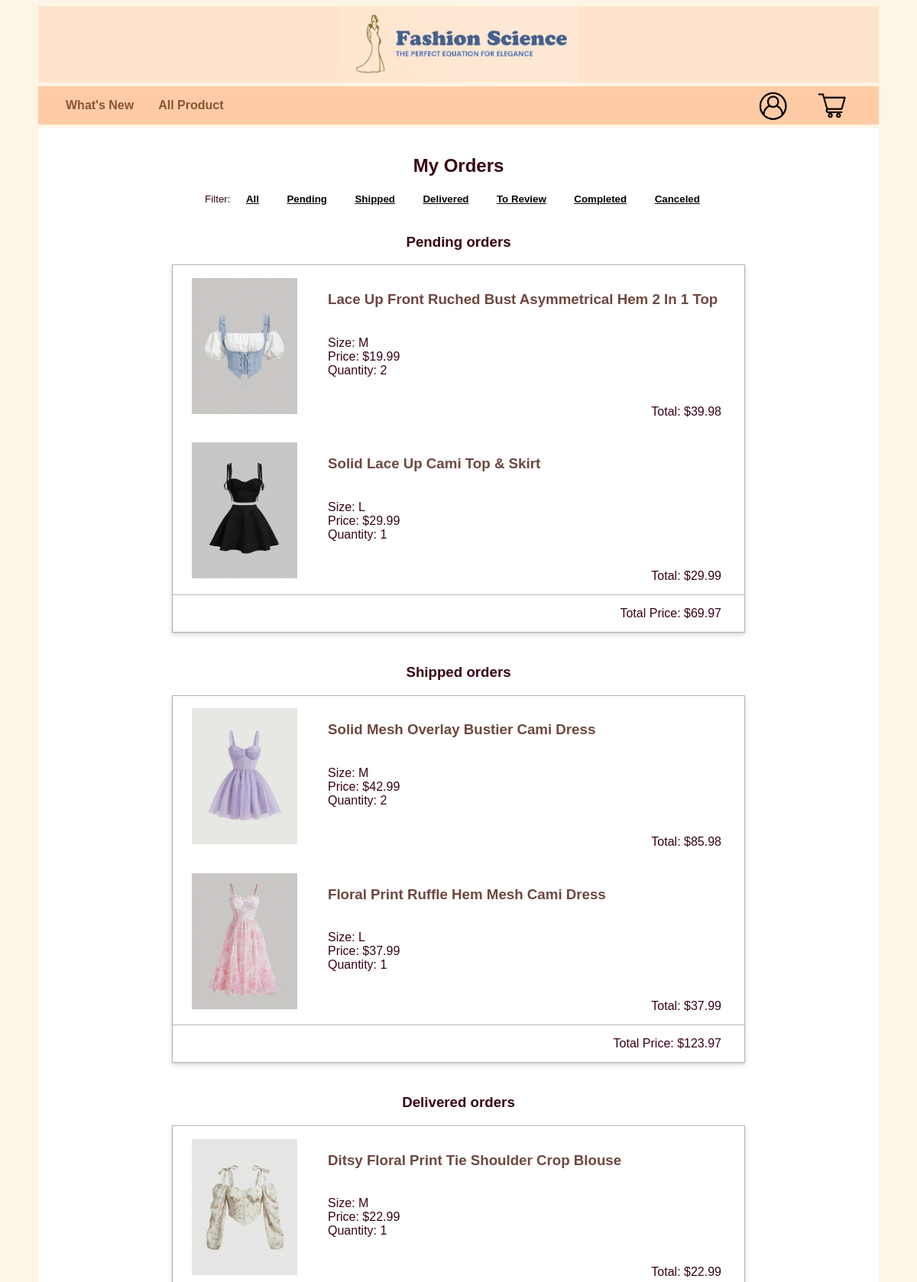
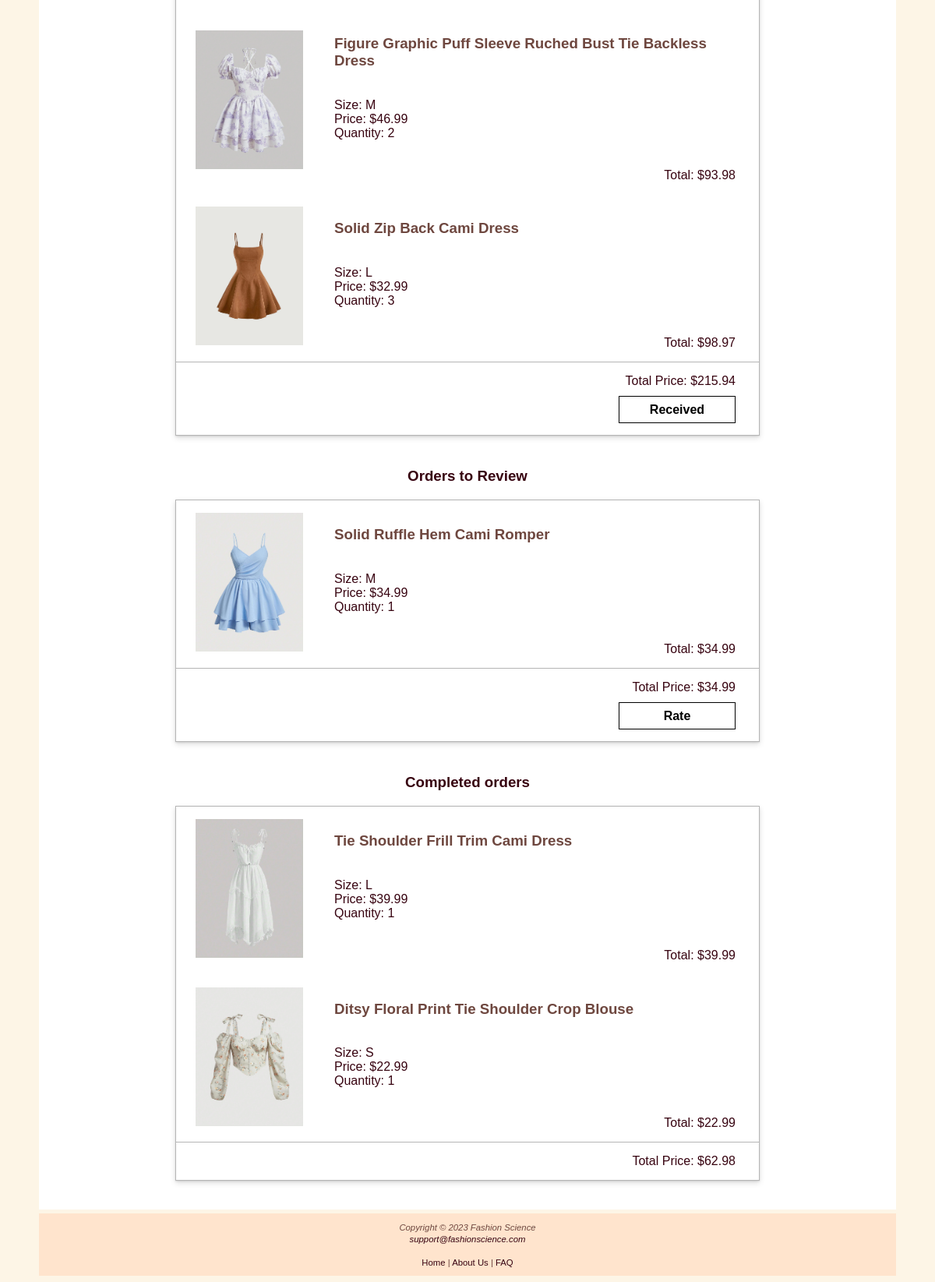
The page /myorders.php (signed in) on the database its author committed (2 pictures, top to bottom).
### tables this page shows
CREATE TABLE OrderItems (
    OrderItemID INT PRIMARY KEY AUTO_INCREMENT,
    OrderID INT NOT NULL,
    ProductID INT NOT NULL,
    Quantity INT NOT NULL,
    Price DECIMAL(10, 2) NOT NULL,
    Size VARCHAR(5)
);

CREATE TABLE Products (
    ProductID INT PRIMARY KEY AUTO_INCREMENT,
    ProductName VARCHAR(100) NOT NULL,
    Description TEXT,
    Price DECIMAL(10, 2) NOT NULL,
    CategoryID INT NOT NULL,
    LengthID INT,
    SleeveLengthID INT,
    StockQuantity INT NOT NULL,
    ImageURL VARCHAR(255)
);

### myorders.php (the view, shortened to what this page needs)
<!DOCTYPE html>
<html lang="en">
<head>
<link rel="stylesheet" href="styling.css">
</head>
<body>
    <div id="wrapper">
        <header>
            <a href="index.php"><img src="logo.jpg" height="100" width="311"></a>
        </header>
        <nav>
        <div id="left-nav">
                <a class="active" href="index.php">What's New</a>
                <a href="product_page.php">All Product</a>
            </div>
            <div id="right-nav">
                <img src="login.jpg" id="profile-icon" onclick="showDropdown()" width="46" height="40">
                <img src="shopping-cart.jpg" onclick="showCart()" width="48" height="40">
            </div>
        </nav>
        <div id="content">
            <h2>My Orders</h2>
            <div class="navigation">
                <small>Filter:</small>
                <button class="filter-button" id="all-button" data-filter="all">All</button>
                <button class="filter-button" id="pending-button" data-filter="pending">Pending</button>
                <button class="filter-button" id="shipped-button" data-filter="shipped">Shipped</button>
                <button class="filter-button" id="delivered-button" data-filter="delivered">Delivered</button>
                <button class="filter-button" id="to-review-button" data-filter="review">To Review</button>
                <button class="filter-button" id="completed-button" data-filter="completed">Completed</button>
                <button class="filter-button" id="canceled-orders-button" data-filter="canceled">Canceled</button>
            </div>
            <br>
            <div id="table-container">
                <?php
                    if (isset($_SESSION['email'])) {
                        $db = new mysqli(DB_SERVER, DB_USER, DB_PASS, DB_NAME);
                        $email = $_SESSION['email'];
                        $statuses = array("Pending", "Shipped", "Delivered", "Review", "Completed", "Canceled");
                        foreach ($statuses as $status) {
                            $sql = "SELECT I.OrderItemID, I.ProductID, P.ImageURL, P.ProductName, I.Size, I.Price, I.Quantity, O.Status, O.TotalAmount, O.OrderDate, O.OrderID FROM OrderItems I
                                    JOIN Products P ON I.ProductID = P.ProductID
                                    JOIN Orders O ON I.OrderID = O.OrderID
                                    JOIN Users U ON O.UserID = U.UserID
                                    WHERE U.Email = '$email' AND O.Status = '$status'";
                            $result = $db->query($sql);
                            if ($result->num_rows > 0) {
                                echo '<div class="order-table" id="' . strtolower($status) . '-orders">';
                                echo "<h3>" . ($status === 'Review' ? "Orders to Review" : "$status orders") . "</h3>";
                                echo '<table>';
                                $totalPrice = 0;
                                $currentDate = new DateTime();
                                while ($row = $result->fetch_assoc()) {
                                    echo '<tr>';
                                    echo '<td><a href="product.php?id=' . $row['ProductID'] . '"><img src="' . $row['ImageURL'] . '" alt="Product Image"></a></td>';
                                    echo '<td><h3><a href="product.php?id=' . $row['ProductID'] . '">' . $row['ProductName'] . '</a></h3><br>';
                                    echo 'Size: ' . $row['Size'] . '<br>';
                                    echo 'Price: $<span class="item-price">' . $row['Price'] . '</span><br>';
                                    echo 'Quantity: <span class="quantity">' . $row['Quantity'] . '</span><br><br><br><br>';
                                    echo '<span class="item-total">Total: $' . ($row['Price'] * $row['Quantity']) . '</span></td>';
                                    echo '</tr>';
                                    $totalPrice += ($row['Price'] * $row['Quantity']);
                                    $OrderDate = new DateTime($row['OrderDate']);
                                }
                                echo '<tr><td colspan="3">Total Price: $<span class="total-price">' . $totalPrice . '</span>';
                                if ($status === 'Delivered') {
                                    echo '<br><button class="manage-order-button" id="received-button">Received</button>';
                                } elseif ($status === 'Review') {
                                    echo '<br><button  class="manage-order-button" id="rate-button">Rate</button>';
                                } elseif ($status === 'Pending' && ($currentDate->getTimestamp() - $OrderDate->getTimestamp()) < (24 * 3600)) {
                                    echo '<br><button  class="manage-order-button" id="cancel-button">Cancel</button>';
                                }
                                echo '</td></tr></table>';
                                echo '<br><br></div>';
                            } else {
                                echo '<div style="display:none" class="no-orders" id="no-' . strtolower($status) . '-msg">';
                                echo "<br><h3>You have no " . ($status === 'Review' ? "orders to review" : strtolower($status) . " orders") . "</h3><br><br></div>";
                            }
                        }
                    }
                    ?>
            </div>
        </div>
        <footer>
            <small>
                <i>
                Copyright &copy; 2023 Fashion Science<br>
                <a href="mailto:support@fashionscience.com">support@fashionscience.com</a>
                <br><br>
                </i>
                <a href="index.php">Home</a> | <a href="about_us.php">About Us</a> | <a href="faq.php">FAQ</a>
            </small>
        </footer>
    </div>
</body>
</html>

### styling.css (style rules this page uses)
body { font-family: Verdana, Arial, sans-serif; background-color: #fdf5e6; }
header { background-color: #FFE4CD; height: 100px; }
#wrapper { background-color: #fdf5e6; color: #6E473F; width: 1100px; margin: auto; text-align: center; }
nav { background-color: #ffcba4; color: #c1885d; width: 1100px; margin: auto; align-items: center; margin-top: 5px; height: 50px; display: flex; justify-content: space-between; font-weight: bold; position: sticky; top: 0; z-index: 2; }
nav a { margin: 14px 16px; text-decoration: none; color: #875631; float: left; position: relative; }
#left-nav a::after { content: ""; position: absolute; left: 0; right: 0; bottom: -8px; background: #875631; height: 3px; transform: scaleX(0); transform-origin: 50%; transition: transform 0.3s; }
#left-nav { margin-left: 20px; }
#right-nav { margin-right: 20px; display: flex; position: relative; }
#right-nav img { cursor: pointer; margin: 14px 16px; }
#content { background-color: #ffffff; color: #370310; width: 1100px; margin-top: 5px; margin-bottom: 5px; text-align: center; padding-top: 15px; padding-bottom: 15px; }
#content img { margin: 0 10px; }
footer { background-color: #FFE4CD; width: 1100px; font-size: 85%; text-align: center; padding-top: 10px; padding-bottom: 10px; }
footer a { color: #370310; text-decoration: none; }

### myorders.php (style rules this page uses)
button { cursor: pointer; font-weight: bold; }
.navigation button { background: none; border: none; text-decoration: underline; margin: 0 10px; }
#table-container { text-align: center; }
#table-container img { width: 138px; height: 178px; }
#table-container table { border-collapse: collapse; display: inline-block; border: 1px solid #b5b5b5; text-align: left; width: 750px; box-shadow: 0 3px 7px 0 rgba(0, 0, 0, .13), 0 1px 2px 0 rgba(0, 0, 0, .11); }
#table-container table td { padding: 15px; }
#table-container table td:nth-child(2) { width: 532px; padding: 15px 30px 15px 15px; position: relative; }
#table-container table tr:last-child td { border-top: 1px solid #b5b5b5; text-align: right; padding-right: 30px; }
#table-container a { text-decoration: none; color: #6E473F; }
.item-total { position: absolute; bottom: 0; right: 0; padding: 15px 30px; }
.manage-order-button { background: none; margin-top: 10px; font-size: medium; padding: 3px; width: 150px; height: 35px; border: 1px solid #000; }

### rows shown on the page
orderitems: ProductID.ImageURL (picture), ProductID.ProductName "Lace Up Front Ruched Bust Asymmetrical Hem 2 In 1 Top", Size "M", Price "19.99", Quantity "2", $row['Price'] * $row['Quantity'] "39.98"
orderitems: ProductID.ImageURL (picture), ProductID.ProductName "Solid Lace Up Cami Top & Skirt", Size "L", Price "29.99", Quantity "1", $row['Price']*$row['Quantity'] "29.99"
orderitems: ProductID.ImageURL (picture), ProductID.ProductName "Solid Mesh Overlay Bustier Cami Dress", Size "M", Price "42.99", Quantity "2", $row['Price'] * $row['Quantity'] "85.98"
orderitems: ProductID.ImageURL (picture), ProductID.ProductName "Floral Print Ruffle Hem Mesh Cami Dress", Size "L", Price "37.99", Quantity "1", $row['Price']*$row['Quantity'] "37.99"
orderitems: ProductID.ImageURL (picture), ProductID.ProductName "Ditsy Floral Print Tie Shoulder Crop Blouse", Size "M", Price "22.99", Quantity "1", $row['Price']*$row['Quantity'] "22.99"
orderitems: ProductID.ImageURL (picture), ProductID.ProductName "Figure Graphic Puff Sleeve Ruched Bust Tie Backless Dress", Size "M", Price "46.99", Quantity "2", $row['Price'] * $row['Quantity'] "93.98"
orderitems: ProductID.ImageURL (picture), ProductID.ProductName "Solid Zip Back Cami Dress", Size "L", Price "32.99", Quantity "3", $row['Price'] * $row['Quantity'] "98.97"
orderitems: ProductID.ImageURL (picture), ProductID.ProductName "Solid Ruffle Hem Cami Romper", Size "M", Price "34.99", Quantity "1", $row['Price']*$row['Quantity'] "34.99"
orderitems: ProductID.ImageURL (picture), ProductID.ProductName "Tie Shoulder Frill Trim Cami Dress", Size "L", Price "39.99", Quantity "1", $row['Price']*$row['Quantity'] "39.99"
orderitems: ProductID.ImageURL (picture), ProductID.ProductName "Ditsy Floral Print Tie Shoulder Crop Blouse", Size "S", Price "22.99", Quantity "1", $row['Price']*$row['Quantity'] "22.99"

### other values the page prints
$status "Pending"
$totalPrice "69.97"
$status "Shipped"
$totalPrice "123.97"
$status "Delivered"
$totalPrice "215.94"
$totalPrice "34.99"
$status "Completed"
$totalPrice "62.98"
